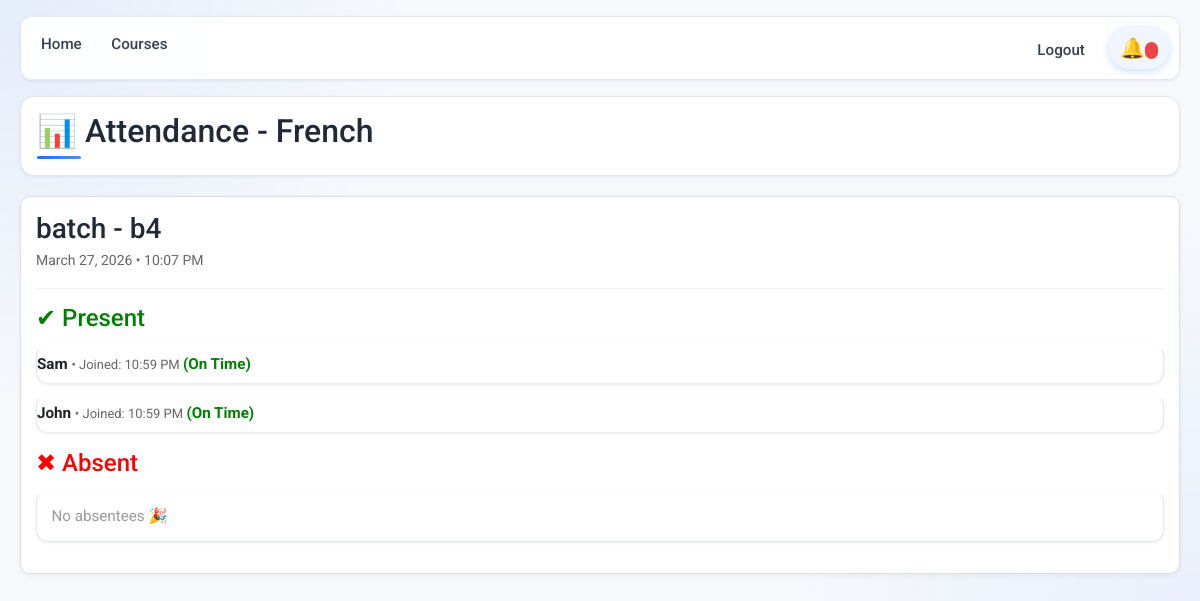
/teacher-attendance/7/ (signed in), run on the app's committed database.
### courses/models.py (models this page shows, shortened)
class Course(models.Model):
    title = models.CharField(max_length=200)
    description = models.TextField()
    course_code = models.CharField(max_length=20)
    created_by = models.ForeignKey(
        settings.AUTH_USER_MODEL,
        on_delete=models.CASCADE,
        limit_choices_to={'user_type': 'teacher'}
    )
    students = models.ManyToManyField(
        settings.AUTH_USER_MODEL,
        related_name='enrolled_courses',
        blank=True,
        limit_choices_to={'user_type': 'student'}
    )
    created_at = models.DateTimeField(auto_now_add=True)

class LiveClass(models.Model):
    course = models.ForeignKey(
        Course,
        on_delete=models.CASCADE,
        related_name="live_classes"
    )
    teacher = models.ForeignKey(
        settings.AUTH_USER_MODEL,
        on_delete=models.CASCADE,
        limit_choices_to={'user_type': 'teacher'}
    )
    title = models.CharField(max_length=200)
    scheduled_time = models.DateTimeField()
    room_name = models.CharField(max_length=200, unique=True, blank=True)

class Attendance(models.Model):
    live_class = models.ForeignKey(
        LiveClass,
        on_delete=models.CASCADE,
        related_name="attendances"
    )
    student = models.ForeignKey(
        settings.AUTH_USER_MODEL,
        on_delete=models.CASCADE,
        limit_choices_to={'user_type': 'student'}
    )
    first_join_time = models.DateTimeField(auto_now_add=True)
    join_count = models.IntegerField(default=1)
    STATUS_CHOICES = (
        ('present', 'Present (On Time)'),
        ('late', 'Present (Late)'),
    )
    status = models.CharField(max_length=10, choices=STATUS_CHOICES)
    class Meta:
        unique_together = ('live_class', 'student')

### users/models.py (models this page shows, shortened)
class CustomUser(AbstractUser):
    USER_TYPE_CHOICES = (
        ('student', 'Student'),
        ('teacher', 'Teacher'),
    )
    user_type = models.CharField(max_length=10, choices=USER_TYPE_CHOICES)
    profile_picture = models.ImageField(upload_to='profile_pics/', blank=True, null=True)

### courses/views.py (the view)
# urls.py: path('teacher-attendance/<int:course_id>/', views.teacher_attendance_view, name='teacher_attendance'),
@login_required
def teacher_attendance_view(request, course_id):
    course = get_object_or_404(Course, id=course_id)
    if request.user != course.created_by:
        return redirect("teacher_dashboard")
    live_classes = LiveClass.objects.filter(course=course).order_by("-scheduled_time")
    data = []
    for live_class in live_classes:
        records = Attendance.objects.filter(live_class=live_class).select_related("student")
        attended_students = [r.student for r in records]
        all_students = course.students.all()
        absent_students = [s for s in all_students if s not in attended_students]
        data.append({
            "live_class": live_class,
            "records": records,
            "absent_students": absent_students
        })
    return render(request, "teacher_attendance.html", {
        "course": course,
        "data": data
    })

### templates/teacher_attendance.html
{% extends "base.html" %}
{% block content %}
<h2 style="margin-bottom: 20px;">📊 Attendance - {{ course.title }}</h2>
{% for item in data %}
<div style="border:1px solid #ddd; padding:15px; margin-bottom:20px; border-radius:10px; box-shadow:0 2px 6px rgba(0,0,0,0.05);">
    <h3 style="margin-bottom:5px;">
        {{ item.live_class.title }}
    </h3>
    <p style="color:#666; font-size:14px;">
        {{ item.live_class.scheduled_time|date:"F j, Y • g:i A" }}
    </p>
    <hr>
    <h4 style="color:green;">✔ Present</h4>
    <ul style="list-style:none; padding-left:0;">
        {% for record in item.records %}
        <li style="padding:6px 0; border-bottom:1px solid #eee;">
            <strong>{{ record.student.username }}</strong>
            <span style="font-size:13px; color:#666;">
                • Joined: {{ record.first_join_time|date:"g:i A" }}
            </span>
            {% if record.status == 'present' %}
                <span style="color:green; font-weight:bold;"> (On Time)</span>
            {% elif record.status == 'late' %}
                <span style="color:orange; font-weight:bold;"> (Late)</span>
            {% endif %}
        </li>
        {% empty %}
        <li style="color:#999;">No students attended</li>
        {% endfor %}
    </ul>
    <h4 style="color:red; margin-top:15px;">✖ Absent</h4>
    <ul style="list-style:none; padding-left:0;">
        {% for student in item.absent_students %}
        <li style="padding:6px 0; border-bottom:1px solid #eee;">
            {{ student.username }}
        </li>
        {% empty %}
        <li style="color:#999;">No absentees 🎉</li>
        {% endfor %}
    </ul>
</div>
{% endfor %}
{% endblock %}

### users/static/css/theme.css (style rules this page uses)
:root { --app-bg: #f6f8fc; --app-card: #ffffff; --app-text: #202124; --app-muted: #5f6368; --app-border: #e3e8ef; --app-primary: #1a73e8; --app-primary-dark: #185abc; --app-shadow-soft: 0 1px 3px rgba(15, 23, 42, 0.08); --app-shadow-hover: 0 10px 20px rgba(30, 64, 175, 0.12); --app-radius: 14px; --app-gradient: linear-gradient(135deg, #1a73e8 0%, #4f8df7 100%); }
body { background: radial-gradient(circle at 0% 0%, rgba(26, 115, 232, 0.08), transparent 30%), radial-gradient(circle at 100% 100%, rgba(79, 141, 247, 0.08), transparent 30%), var(--app-bg); color: var(--app-text); font-family: "Roboto", "Segoe UI", Tahoma, Geneva, Verdana, sans-serif; margin: 0; padding: 16px 20px 28px; line-height: 1.55; animation: fadeSlideIn 0.35s ease-out; }
h1, h2, h3, h4 { color: #1f2937; margin-bottom: 0.7rem; font-weight: 500; position: relative; }
p, li, label, a, span, strong { font-size: 0.95rem; }
hr { border-color: var(--app-border); margin: 0.95rem 0; opacity: 0.65; }
h2 { padding-bottom: 0.35rem; }
h2::after { content: ""; display: block; width: 44px; height: 3px; border-radius: 999px; margin-top: 0.35rem; background: var(--app-gradient); }
ul { padding-left: 0; list-style: none; margin-bottom: 1rem; }
li { margin-bottom: 0.6rem; }
ul > li { background: var(--app-card); border: 1px solid var(--app-border); border-radius: 12px; padding: 0.8rem 0.9rem; box-shadow: var(--app-shadow-soft); transition: transform 0.22s ease, box-shadow 0.24s ease, border-color 0.22s ease, background-color 0.22s ease; border-top: 3px solid transparent; }
body > h1, body > h2, body > h3, body > h4, body > p, body > div, body > form, body > table { background: var(--app-card); border: 1px solid var(--app-border); border-radius: var(--app-radius); padding: 0.95rem 1rem; box-shadow: var(--app-shadow-soft); }
body > h1, body > h2, body > h3, body > h4 { margin-top: 0.35rem; }

### data on the page
Course: title "French"
LiveClass: live_class "batch - b4", live_class.scheduled_time "March 27, 2026 • 10:07 PM"
Attendance: student.username "Sam", first_join_time "10:59 PM", status "(On Time)"
Attendance: student.username "John", first_join_time "10:59 PM", status "(On Time)"
